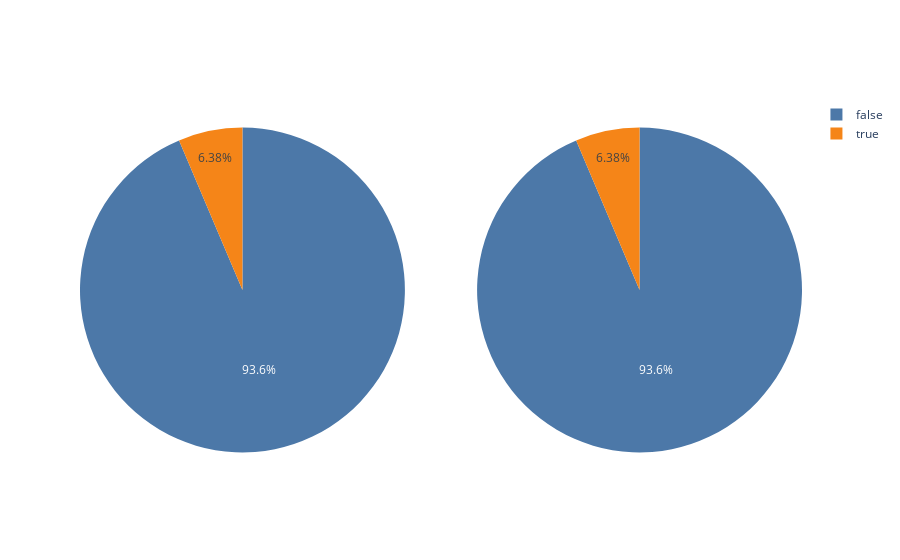

The notebook cell this image was saved under:
### Code cell
from plotly.subplots import make_subplots

fig = make_subplots(rows=1,cols=2,specs=[[{"type": "pie"},{"type": "pie"}]])

fig.add_trace(go.Pie(values=df2["hasMegaEvolution"].value_counts().values, 
                    labels=df2["hasMegaEvolution"].value_counts().index,
                    marker=dict(colors=color_Scheme)),row=1,col=1)

fig.add_trace(go.Pie(values=df2["isLegendary"].value_counts().values, 
                    labels=df2["isLegendary"].value_counts().index,
                    marker=dict(colors=color_Scheme)),row=1,col=2)

fig.show()

### Figure 1 — Plotly figure (JSON) as saved in the notebook; plotly's stock layout.template omitted (floating-point values rounded to 4 significant figures)
{"data": [{"domain": {"x": [0, 0.45], "y": [0, 1]}, "labels": [false, true], "marker": {"colors": ["#4C78A8", "#F58518", "#E45756", "#72B7B2", "#54A24B", "#EECA3B", "#B279A2", "#FF9DA6", "#9D755D", "#BAB0AC"]}, "type": "pie", "values": [675, 46]}, {"domain": {"x": [0.55, 1], "y": [0, 1]}, "labels": [false, true], "marker": {"colors": ["#4C78A8", "#F58518", "#E45756", "#72B7B2", "#54A24B", "#EECA3B", "#B279A2", "#FF9DA6", "#9D755D", "#BAB0AC"]}, "type": "pie", "values": [675, 46]}], "layout": {}}
